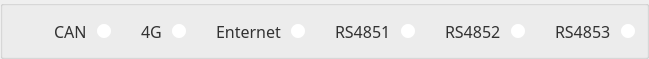
     <widget class="QGroupBox" name="groupBox_3">
      <property name="maximumSize">
       <size>
        <width>1613</width>
        <height>59</height>
       </size>
      </property>
      <property name="layoutDirection">
       <enum>Qt::LeftToRight</enum>
      </property>
      <property name="title">
       <string/>
      </property>
      <layout class="QHBoxLayout" name="horizontalLayout_103">
       <property name="spacing">
        <number>30</number>
       </property>
       <item>
        <spacer name="horizontalSpacer_165">
         <property name="orientation">
          <enum>Qt::Horizontal</enum>
         </property>
         <property name="sizeHint" stdset="0">
          <size>
           <width>40</width>
           <height>20</height>
          </size>
         </property>
        </spacer>
       </item>
       <item>
        <layout class="QHBoxLayout" name="horizontalLayout_102">
         <property name="spacing">
          <number>10</number>
         </property>
         <item>
          <widget class="QLabel" name="label_134">
           <property name="styleSheet">
            <string notr="true">QLabel {
font-size:16px;
font-family:PingFang SC;
font-weight:300;
line-height:26px;
color:rgba(50,50,50,1);
}</string>
           </property>
           <property name="text">
            <string>CAN</string>
           </property>
          </widget>
         </item>
         <item>
          <widget class="QLabel" name="statusCAN">
           <property name="styleSheet">
            <string notr="true">QLabel {
	min-width:14px;
	min-height:14px;
	max-width:14px;
	max-height:14px;
	border-radius:7px;
	background:rgba(255,255,255,1);
}</string>
           </property>
           <property name="text">
            <string/>
           </property>
          </widget>
         </item>
        </layout>
       </item>
       <item>
        <layout class="QHBoxLayout" name="horizontalLayout_101">
         <property name="spacing">
          <number>10</number>
         </property>
         <item>
          <widget class="QLabel" name="label_132">
           <property name="styleSheet">
            <string notr="true">QLabel {
font-size:16px;
font-family:PingFang SC;
font-weight:300;
line-height:26px;
color:rgba(50,50,50,1);
}</string>
           </property>
           <property name="text">
            <string>4G</string>
           </property>
          </widget>
         </item>
         <item>
          <widget class="QLabel" name="status4G">
           <property name="styleSheet">
            <string notr="true">QLabel {
	min-width:14px;
	min-height:14px;
	max-width:14px;
	max-height:14px;
	border-radius:7px;
	background:rgba(255,255,255,1);
}</string>
           </property>
           <property name="text">
            <string/>
           </property>
          </widget>
         </item>
        </layout>
       </item>
       <item>
        <layout class="QHBoxLayout" name="horizontalLayout_100">
         <property name="spacing">
          <number>10</number>
         </property>
         <item>
          <widget class="QLabel" name="label_130">
           <property name="styleSheet">
            <string notr="true">QLabel {
font-size:16px;
font-family:PingFang SC;
font-weight:300;
line-height:26px;
color:rgba(50,50,50,1);
}</string>
           </property>
           <property name="text">
            <string>Enternet</string>
           </property>
          </widget>
         </item>
         <item>
          <widget class="QLabel" name="statusEnternet">
           <property name="styleSheet">
            <string notr="true">QLabel {
	min-width:14px;
	min-height:14px;
	max-width:14px;
	max-height:14px;
	border-radius:7px;
	background:rgba(255,255,255,1);
}</string>
           </property>
           <property name="text">
            <string/>
           </property>
          </widget>
         </item>
        </layout>
       </item>
       <item>
        <layout class="QHBoxLayout" name="horizontalLayout_99">
         <property name="spacing">
          <number>10</number>
         </property>
         <item>
          <widget class="QLabel" name="label_128">
           <property name="styleSheet">
            <string notr="true">QLabel {
font-size:16px;
font-family:PingFang SC;
font-weight:300;
line-height:26px;
color:rgba(50,50,50,1);
}</string>
           </property>
           <property name="text">
            <string>RS4851</string>
           </property>
          </widget>
         </item>
         <item>
          <widget class="QLabel" name="statusRS4851">
           <property name="styleSheet">
            <string notr="true">QLabel {
	min-width:14px;
	min-height:14px;
	max-width:14px;
	max-height:14px;
	border-radius:7px;
	background:rgba(255,255,255,1);
}</string>
           </property>
           <property name="text">
            <string/>
           </property>
          </widget>
         </item>
        </layout>
       </item>
       <item>
        <layout class="QHBoxLayout" name="horizontalLayout_97">
         <property name="spacing">
          <number>10</number>
         </property>
         <item>
          <widget class="QLabel" name="label_127">
           <property name="styleSheet">
            <string notr="true">QLabel {
font-size:16px;
font-family:PingFang SC;
font-weight:300;
line-height:26px;
color:rgba(50,50,50,1);
}</string>
           </property>
           <property name="text">
            <string>RS4852</string>
           </property>
          </widget>
         </item>
         <item>
          <widget class="QLabel" name="statusRS4852">
           <property name="styleSheet">
            <string notr="true">QLabel {
	min-width:14px;
	min-height:14px;
	max-width:14px;
	max-height:14px;
	border-radius:7px;
	background:rgba(255,255,255,1);
}</string>
           </property>
           <property name="text">
            <string/>
           </property>
          </widget>
         </item>
        </layout>
       </item>
       <item>
        <layout class="QHBoxLayout" name="horizontalLayout_98">
         <property name="spacing">
          <number>10</number>
         </property>
         <item>
          <widget class="QLabel" name="label_125">
           <property name="styleSheet">
            <string notr="true">QLabel {
font-size:16px;
font-family:PingFang SC;
font-weight:300;
line-height:26px;
color:rgba(50,50,50,1);
}</string>
           </property>
           <property name="text">
            <string>RS4853</string>
           </property>
          </widget>
         </item>
         <item>
          <widget class="QLabel" name="statusRS4853">
           <property name="styleSheet">
            <string notr="true">QLabel {
	min-width:14px;
	min-height:14px;
	max-width:14px;
	max-height:14px;
	border-radius:7px;
	background:rgba(255,255,255,1);
}</string>
           </property>
           <property name="text">
            <string/>
           </property>
          </widget>
         </item>
        </layout>
       </item>
      </layout>
     </widget>
